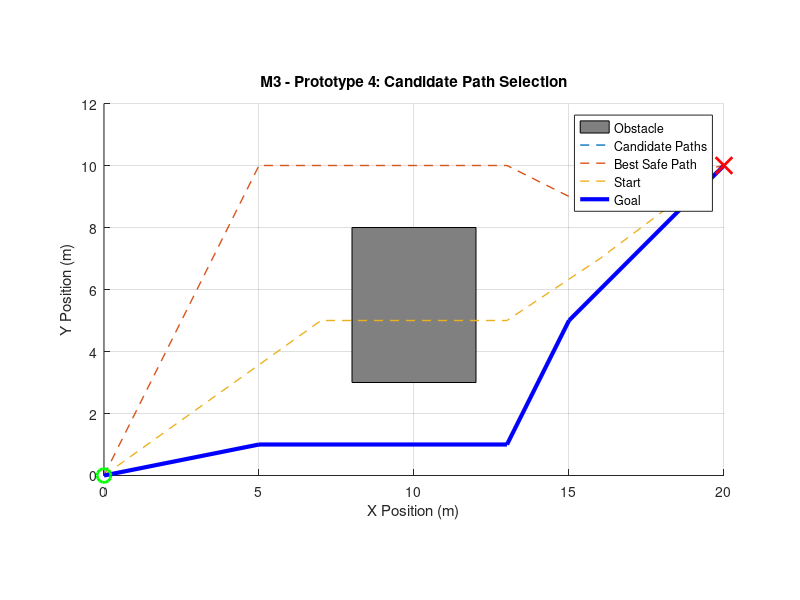

MATLAB code for this plot:
%% M3 - Prototype 4
% Multiple Candidate Paths + Safest Path Selection
% SIH 2026

clc;
clear;
close all;

%% 1. Start and Goal

start = [0, 0];
goal  = [20, 10];

%% 2. Define obstacle

obstacle = [8, 3, 12, 8];

%% 3. Generate candidate paths

candidatePaths = cell(3,1);

% Path 1 - below obstacle
candidatePaths{1} = [
    start;
    5, 1;
    13, 1;
    15, 5;
    goal
];

% Path 2 - above obstacle
candidatePaths{2} = [
    start;
    5, 10;
    13, 10;
    15, 9;
    goal
];

% Path 3 - through obstacle
candidatePaths{3} = [
    start;
    7, 5;
    13, 5;
    16, 7;
    goal
];

%% 4. Check each candidate path

safePath = [];
bestScore = inf;

for p = 1:length(candidatePaths)

    path = candidatePaths{p};

    collision = false;

    %% Collision checking

    for i = 1:size(path,1)-1

        p1 = path(i,:);
        p2 = path(i+1,:);

        t = linspace(0,1,100);

        x = p1(1) + t .* (p2(1) - p1(1));
        y = p1(2) + t .* (p2(2) - p1(2));

        inside = ...
            x >= obstacle(1) & ...
            x <= obstacle(3) & ...
            y >= obstacle(2) & ...
            y <= obstacle(4);

        if any(inside)
            collision = true;
            break;
        end

    end

    %% Calculate path length

    pathLength = 0;

    for i = 1:size(path,1)-1
        pathLength = pathLength + ...
            norm(path(i+1,:) - path(i,:));
    end

    %% Select safest shortest path

    if ~collision

        fprintf('Path %d: SAFE | Length = %.2f m\n', ...
            p, pathLength);

        if pathLength < bestScore
            bestScore = pathLength;
            safePath = path;
        end

    else

        fprintf('Path %d: COLLISION - Rejected\n', p);

    end

end

%% 5. Display selected path

if isempty(safePath)

    disp('WARNING: No safe path available.');

else

    disp('BEST SAFE PATH SELECTED.');

end

%% 6. Visualize

figure;

hold on;
grid on;
axis equal;

xlim([0 20]);
ylim([0 12]);

xlabel('X Position (m)');
ylabel('Y Position (m)');

title('M3 - Prototype 4: Candidate Path Selection');

%% Draw obstacle

rectangle( ...
    'Position',[ ...
    obstacle(1), ...
    obstacle(2), ...
    obstacle(3)-obstacle(1), ...
    obstacle(4)-obstacle(2)], ...
    'FaceColor',[0.5 0.5 0.5]);

%% Draw candidate paths

for p = 1:length(candidatePaths)

    path = candidatePaths{p};

    plot(path(:,1), path(:,2), ...
        '--', 'LineWidth', 1);

end

%% Draw selected path

if ~isempty(safePath)

    plot(safePath(:,1), safePath(:,2), ...
        'b-', 'LineWidth', 3);

end

%% Start and Goal

plot(start(1), start(2), ...
    'go', 'MarkerSize', 10, 'LineWidth', 2);

plot(goal(1), goal(2), ...
    'rx', 'MarkerSize', 12, 'LineWidth', 2);

legend( ...
    'Obstacle', ...
    'Candidate Paths', ...
    'Best Safe Path', ...
    'Start', ...
    'Goal');

hold off;
